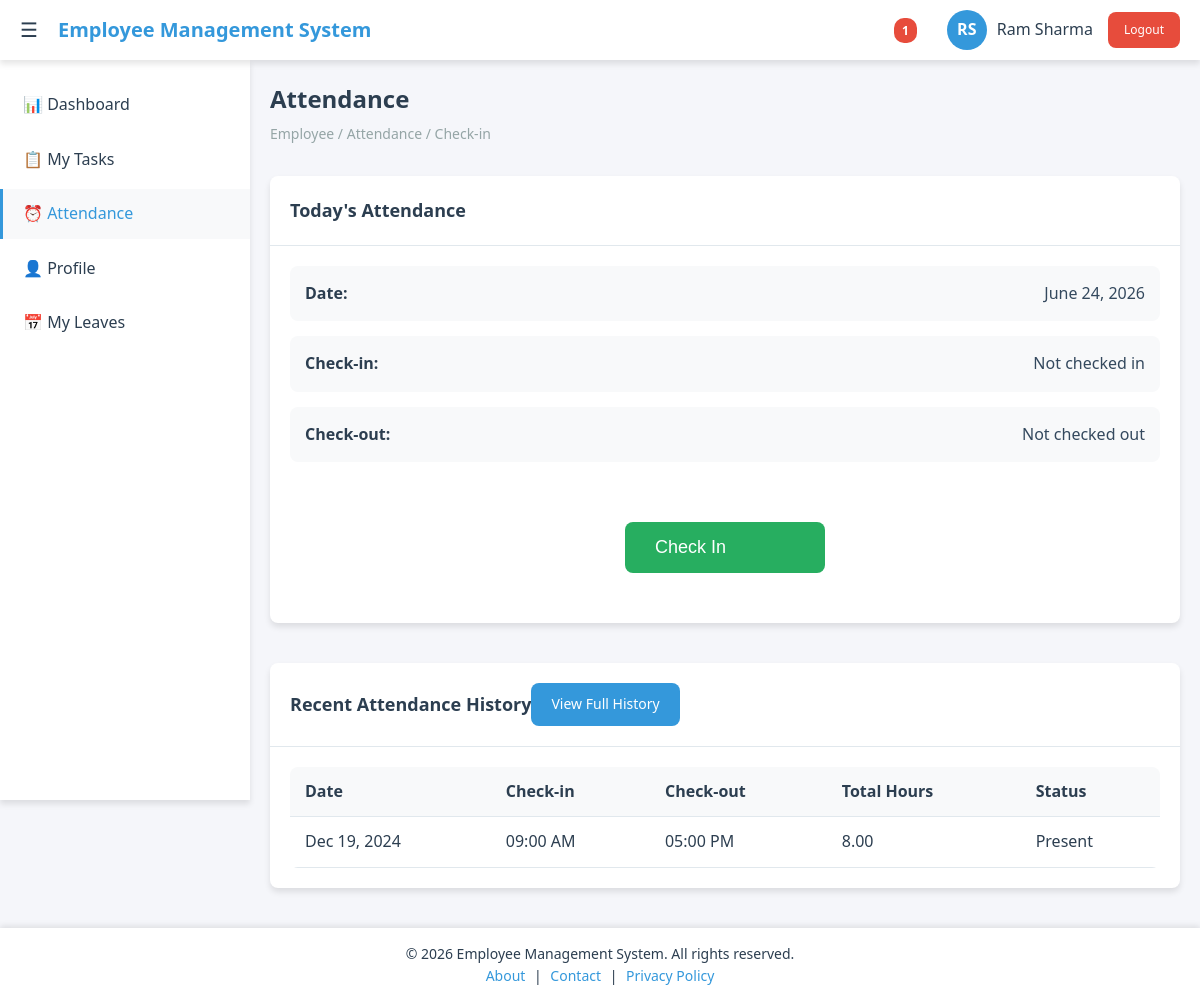
Screenshot of /employee/attendance/checkin.php (signed in) with the database file from the repository.
### tables this page shows
CREATE TABLE attendance (
    id INT PRIMARY KEY AUTO_INCREMENT,
    user_id INT NOT NULL,
    check_in TIMESTAMP NULL,
    check_out TIMESTAMP NULL,
    date DATE NOT NULL,
    total_hours DECIMAL(5,2) DEFAULT 0,
    status ENUM('present', 'absent', 'late', 'half_day') DEFAULT 'present',
    notes TEXT,
    created_at TIMESTAMP DEFAULT CURRENT_TIMESTAMP,
    FOREIGN KEY (user_id) REFERENCES users(id)
);

### employee/attendance/checkin.php (the view, shortened to what this page needs)
<?php
include '../../config.php';
$user_id = $_SESSION['user_id'];
$today = date('Y-m-d');
$check_sql = "SELECT * FROM attendance WHERE user_id = ? AND date = ?";
$stmt = $conn->prepare($check_sql);
$stmt->bind_param("is", $user_id, $today);
$stmt->execute();
$attendance_today = $stmt->get_result()->fetch_assoc();
$history_sql = "SELECT * FROM attendance WHERE user_id = ? ORDER BY date DESC LIMIT 10";
$stmt = $conn->prepare($history_sql);
$stmt->bind_param("i", $user_id);
$stmt->execute();
$history_result = $stmt->get_result();
?>
<!DOCTYPE html>
<html lang="en">
<head>
    <link rel="stylesheet" href="../../assets/css/style.css">
    <link rel="stylesheet" href="../../assets/css/employee.css">
</head>
<body>
    <?php include '../../includes/header.php'; ?>
    <?php include '../../includes/sidebar.php'; ?>
    <main class="main-content">
        <div class="page-header">
            <h1 class="page-title">Attendance</h1>
            <div class="breadcrumb">Employee / Attendance / Check-in</div>
        </div>
        <div class="attendance-container">
            <div class="card">
                <div class="card-header">
                    <h2 class="card-title">Today's Attendance</h2>
                </div>
                <div class="card-body">
                    <div class="attendance-status">
                        <div class="status-item">
                            <span class="status-label">Date:</span>
                            <span class="status-value"><?php echo date('F d, Y'); ?></span>
                        </div>
                        <div class="status-item">
                            <span class="status-label">Check-in:</span>
                            <span class="status-value">
                                <?php echo $attendance_today && $attendance_today['check_in'] ?
                                    date('h:i A', strtotime($attendance_today['check_in'])) : 'Not checked in'; ?>
                            </span>
                        </div>
                        <div class="status-item">
                            <span class="status-label">Check-out:</span>
                            <span class="status-value">
                                <?php echo $attendance_today && $attendance_today['check_out'] ?
                                    date('h:i A', strtotime($attendance_today['check_out'])) : 'Not checked out'; ?>
                            </span>
                        </div>
                    </div>
                    <div class="attendance-actions">
                        <?php if (!$attendance_today): ?>
                            <form method="POST" action="">
                                <button type="submit" name="check_in" class="btn btn-success btn-lg">Check In</button>
                            </form>
                        <?php elseif (!$attendance_today['check_out']): ?>
                            <form method="POST" action="">
                                <button type="submit" name="check_out" class="btn btn-danger btn-lg">Check Out</button>
                            </form>
                        <?php else: ?>
                            <p class="text-center">You have completed today's attendance.</p>
                        <?php endif; ?>
                    </div>
                </div>
            </div>
            <div class="card">
                <div class="card-header">
                    <h2 class="card-title">Recent Attendance History</h2>
                    <a href="history.php" class="btn btn-primary">View Full History</a>
                </div>
                <div class="card-body">
                    <table class="table">
                        <thead>
                            <tr>
                                <th>Date</th>
                                <th>Check-in</th>
                                <th>Check-out</th>
                                <th>Total Hours</th>
                                <th>Status</th>
                            </tr>
                        </thead>
                        <tbody>
                            <?php if ($history_result->num_rows > 0): ?>
                                <?php while ($row = $history_result->fetch_assoc()): ?>
                                    <tr>
                                        <td><?php echo date('M d, Y', strtotime($row['date'])); ?></td>
                                        <td><?php echo $row['check_in'] ? date('h:i A', strtotime($row['check_in'])) : 'N/A'; ?></td>
                                        <td><?php echo $row['check_out'] ? date('h:i A', strtotime($row['check_out'])) : 'N/A'; ?></td>
                                        <td><?php echo $row['total_hours'] ? number_format($row['total_hours'], 2) : 'N/A'; ?></td>
                                        <td>
                                            <span class="badge status-<?php echo $row['status']; ?>">
                                                <?php echo ucfirst($row['status']); ?>
                                            </span>
                                        </td>
                                    </tr>
                                <?php endwhile; ?>
                            <?php else: ?>
                                <tr>
                                    <td colspan="5" class="text-center">No attendance records found</td>
                                </tr>
                            <?php endif; ?>
                        </tbody>
                    </table>
                </div>
            </div>
        </div>
    </main>
    <?php include '../../includes/footer.php'; ?>
</body>
</html>

### assets/css/style.css (style rules this page uses)
:root { --primary-color: #3498db; --primary-dark: #2980b9; --secondary-color: #2c3e50; --success-color: #27ae60; --warning-color: #f39c12; --danger-color: #e74c3c; --light-color: #ecf0f1; --dark-color: #34495e; --white: #ffffff; --gray: #95a5a6; --gray-light: #bdc3c7; --border-radius: 8px; --box-shadow: 0 4px 6px rgba(0, 0, 0, 0.1); --transition: all 0.3s ease; --sidebar-width: 250px; --header-height: 60px; }
* { margin: 0; padding: 0; box-sizing: border-box; }
body { font-family: 'Segoe UI', Tahoma, Geneva, Verdana, sans-serif; background-color: #f5f6fa; color: var(--secondary-color); line-height: 1.6; }
.main-content { margin-left: var(--sidebar-width); margin-top: var(--header-height); padding: 20px; transition: var(--transition); min-height: calc(100vh - var(--header-height)); }
.page-header { margin-bottom: 30px; }
.page-title { font-size: 24px; font-weight: 600; color: var(--secondary-color); margin-bottom: 5px; }
.breadcrumb { color: var(--gray); font-size: 14px; }
.card { background: var(--white); border-radius: var(--border-radius); box-shadow: var(--box-shadow); margin-bottom: 20px; transition: var(--transition); }
.card-header { padding: 20px; border-bottom: 1px solid #e1e8ed; display: flex; justify-content: between; align-items: center; }
.card-title { font-size: 18px; font-weight: 600; color: var(--secondary-color); }
.card-body { padding: 20px; }
.btn { display: inline-flex; align-items: center; gap: 8px; padding: 10px 20px; border: none; border-radius: var(--border-radius); font-size: 14px; font-weight: 500; cursor: pointer; transition: var(--transition); text-decoration: none; }
.btn-primary { background-color: var(--primary-color); color: var(--white); }
.btn-success { background-color: var(--success-color); color: var(--white); }
.table { width: 100%; border-collapse: collapse; background: var(--white); border-radius: var(--border-radius); overflow: hidden; }
.table th, .table td { padding: 12px 15px; text-align: left; border-bottom: 1px solid #e1e8ed; }
.table th { background-color: #f8f9fa; font-weight: 600; color: var(--secondary-color); }
body { padding-top: 0; }

### assets/css/employee.css (style rules this page uses)
.attendance-container { display: grid; gap: 20px; }
.attendance-status { display: grid; gap: 15px; margin-bottom: 30px; }
.status-item { display: flex; justify-content: space-between; align-items: center; padding: 15px; background: #f8f9fa; border-radius: var(--border-radius); }
.status-label { font-weight: 600; color: var(--secondary-color); }
.status-value { color: var(--dark-color); font-weight: 500; }
.attendance-actions { text-align: center; padding: 30px; }
.btn-lg { padding: 15px 30px; font-size: 18px; min-width: 200px; }

### includes/footer.php (style rules this page uses)
body, html { min-height: 100%; display: flex; flex-direction: column; }
.main-content { flex: 1 0 auto; }

### rows the page displays
attendance: date "Dec 19, 2024", check_in "09:00 AM", check_out "05:00 PM", total_hours "8.00", status "Present"

### other values shown
$pending_count "1"
$_SESSION['first_name'] "Ram"
$_SESSION['last_name'] "Sharma"
